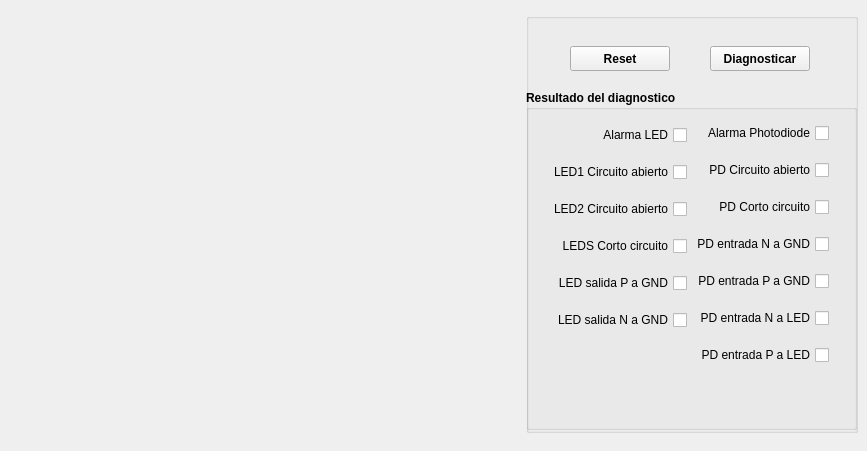
          <widget class="QWidget" name="TabDiag">
           <attribute name="title">
            <string>Diagnosticar</string>
           </attribute>
           <widget class="QGroupBox" name="groupBox">
            <property name="geometry">
             <rect>
              <x>526</x>
              <y>13</y>
              <width>332</width>
              <height>420</height>
             </rect>
            </property>
            <property name="font">
             <font>
              <weight>75</weight>
              <italic>false</italic>
              <bold>true</bold>
             </font>
            </property>
            <property name="title">
             <string/>
            </property>
            <widget class="QGroupBox" name="groupBox_4">
             <property name="geometry">
              <rect>
               <x>0</x>
               <y>77</y>
               <width>331</width>
               <height>340</height>
              </rect>
             </property>
             <property name="title">
              <string>Resultado del diagnostico</string>
             </property>
             <widget class="QWidget" name="verticalLayoutWidget_2">
              <property name="geometry">
               <rect>
                <x>13</x>
                <y>24</y>
                <width>148</width>
                <height>227</height>
               </rect>
              </property>
              <layout class="QVBoxLayout" name="verticalLayout_2">
               <item>
                <widget class="QCheckBox" name="ck11">
                 <property name="font">
                  <font>
                   <weight>50</weight>
                   <italic>false</italic>
                   <bold>false</bold>
                  </font>
                 </property>
                 <property name="layoutDirection">
                  <enum>Qt::RightToLeft</enum>
                 </property>
                 <property name="styleSheet">
                  <string notr="true"/>
                 </property>
                 <property name="text">
                  <string>Alarma LED</string>
                 </property>
                 <property name="checkable">
                  <bool>false</bool>
                 </property>
                </widget>
               </item>
               <item>
                <widget class="QCheckBox" name="ck10">
                 <property name="font">
                  <font>
                   <weight>50</weight>
                   <italic>false</italic>
                   <bold>false</bold>
                  </font>
                 </property>
                 <property name="layoutDirection">
                  <enum>Qt::RightToLeft</enum>
                 </property>
                 <property name="text">
                  <string>LED1 Circuito abierto</string>
                 </property>
                 <property name="checkable">
                  <bool>false</bool>
                 </property>
                </widget>
               </item>
               <item>
                <widget class="QCheckBox" name="ck9">
                 <property name="font">
                  <font>
                   <weight>50</weight>
                   <italic>false</italic>
                   <bold>false</bold>
                  </font>
                 </property>
                 <property name="layoutDirection">
                  <enum>Qt::RightToLeft</enum>
                 </property>
                 <property name="text">
                  <string>LED2 Circuito abierto</string>
                 </property>
                 <property name="checkable">
                  <bool>false</bool>
                 </property>
                </widget>
               </item>
               <item>
                <widget class="QCheckBox" name="ck8">
                 <property name="font">
                  <font>
                   <weight>50</weight>
                   <italic>false</italic>
                   <bold>false</bold>
                  </font>
                 </property>
                 <property name="layoutDirection">
                  <enum>Qt::RightToLeft</enum>
                 </property>
                 <property name="text">
                  <string>LEDS Corto circuito</string>
                 </property>
                 <property name="checkable">
                  <bool>false</bool>
                 </property>
                </widget>
               </item>
               <item>
                <widget class="QCheckBox" name="ck7">
                 <property name="font">
                  <font>
                   <weight>50</weight>
                   <italic>false</italic>
                   <bold>false</bold>
                  </font>
                 </property>
                 <property name="layoutDirection">
                  <enum>Qt::RightToLeft</enum>
                 </property>
                 <property name="text">
                  <string>LED salida P a GND</string>
                 </property>
                 <property name="checkable">
                  <bool>false</bool>
                 </property>
                </widget>
               </item>
               <item>
                <widget class="QCheckBox" name="ck6">
                 <property name="font">
                  <font>
                   <weight>50</weight>
                   <italic>false</italic>
                   <bold>false</bold>
                  </font>
                 </property>
                 <property name="layoutDirection">
                  <enum>Qt::RightToLeft</enum>
                 </property>
                 <property name="text">
                  <string>LED salida N a GND</string>
                 </property>
                 <property name="checkable">
                  <bool>false</bool>
                 </property>
                </widget>
               </item>
              </layout>
             </widget>
             <widget class="QWidget" name="verticalLayoutWidget_3">
              <property name="geometry">
               <rect>
                <x>160</x>
                <y>22</y>
                <width>143</width>
                <height>265</height>
               </rect>
              </property>
              <layout class="QVBoxLayout" name="verticalLayout_3">
               <item>
                <widget class="QCheckBox" name="ck12">
                 <property name="font">
                  <font>
                   <weight>50</weight>
                   <italic>false</italic>
                   <bold>false</bold>
                  </font>
                 </property>
                 <property name="layoutDirection">
                  <enum>Qt::RightToLeft</enum>
                 </property>
                 <property name="text">
                  <string>Alarma Photodiode</string>
                 </property>
                 <property name="checkable">
                  <bool>false</bool>
                 </property>
                </widget>
               </item>
               <item>
                <widget class="QCheckBox" name="ck5">
                 <property name="font">
                  <font>
                   <weight>50</weight>
                   <italic>false</italic>
                   <bold>false</bold>
                  </font>
                 </property>
                 <property name="layoutDirection">
                  <enum>Qt::RightToLeft</enum>
                 </property>
                 <property name="text">
                  <string>PD Circuito abierto</string>
                 </property>
                 <property name="checkable">
                  <bool>false</bool>
                 </property>
                </widget>
               </item>
               <item>
                <widget class="QCheckBox" name="ck4">
                 <property name="font">
                  <font>
                   <weight>50</weight>
                   <italic>false</italic>
                   <bold>false</bold>
                  </font>
                 </property>
                 <property name="layoutDirection">
                  <enum>Qt::RightToLeft</enum>
                 </property>
                 <property name="text">
                  <string>PD Corto circuito</string>
                 </property>
                 <property name="checkable">
                  <bool>false</bool>
                 </property>
                </widget>
               </item>
               <item>
                <widget class="QCheckBox" name="ck3">
                 <property name="font">
                  <font>
                   <weight>50</weight>
                   <italic>false</italic>
                   <bold>false</bold>
                  </font>
                 </property>
                 <property name="layoutDirection">
                  <enum>Qt::RightToLeft</enum>
                 </property>
                 <property name="text">
                  <string>PD entrada N a GND</string>
                 </property>
                 <property name="checkable">
                  <bool>false</bool>
                 </property>
                </widget>
               </item>
               <item>
                <widget class="QCheckBox" name="ck2">
                 <property name="font">
                  <font>
                   <weight>50</weight>
                   <italic>false</italic>
                   <bold>false</bold>
                  </font>
                 </property>
                 <property name="layoutDirection">
                  <enum>Qt::RightToLeft</enum>
                 </property>
                 <property name="text">
                  <string>PD entrada P a GND</string>
                 </property>
                 <property name="checkable">
                  <bool>false</bool>
                 </property>
                </widget>
               </item>
               <item>
                <widget class="QCheckBox" name="ck1">
                 <property name="font">
                  <font>
                   <weight>50</weight>
                   <italic>false</italic>
                   <bold>false</bold>
                  </font>
                 </property>
                 <property name="layoutDirection">
                  <enum>Qt::RightToLeft</enum>
                 </property>
                 <property name="text">
                  <string>PD entrada N a LED</string>
                 </property>
                 <property name="checkable">
                  <bool>false</bool>
                 </property>
                </widget>
               </item>
               <item>
                <widget class="QCheckBox" name="ck0">
                 <property name="font">
                  <font>
                   <weight>50</weight>
                   <italic>false</italic>
                   <bold>false</bold>
                  </font>
                 </property>
                 <property name="layoutDirection">
                  <enum>Qt::RightToLeft</enum>
                 </property>
                 <property name="text">
                  <string>PD entrada P a LED</string>
                 </property>
                 <property name="checkable">
                  <bool>false</bool>
                 </property>
                </widget>
               </item>
              </layout>
             </widget>
            </widget>
            <widget class="QPushButton" name="btnDiagnosticar">
             <property name="geometry">
              <rect>
               <x>184</x>
               <y>33</y>
               <width>100</width>
               <height>25</height>
              </rect>
             </property>
             <property name="text">
              <string>Diagnosticar</string>
             </property>
            </widget>
            <widget class="QPushButton" name="btnResetAFE">
             <property name="geometry">
              <rect>
               <x>44</x>
               <y>33</y>
               <width>100</width>
               <height>25</height>
              </rect>
             </property>
             <property name="text">
              <string>Reset</string>
             </property>
            </widget>
           </widget>
           <widget class="QLabel" name="label_11">
            <property name="geometry">
             <rect>
              <x>2</x>
              <y>4</y>
              <width>509</width>
              <height>438</height>
             </rect>
            </property>
            <property name="text">
             <string/>
            </property>
            <property name="pixmap">
             <pixmap>Global.png</pixmap>
            </property>
            <property name="scaledContents">
             <bool>true</bool>
            </property>
           </widget>
          </widget>
